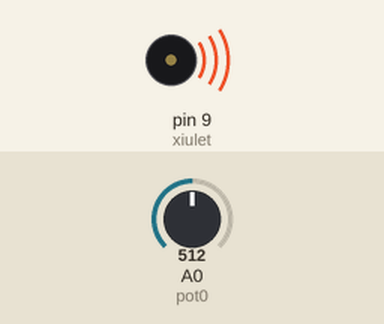
This sketch was run on a simulated Arduino Uno, built with avr-gcc and run on an emulated ATmega328P. Shown: buzzer (waves = sounding). Inputs (shaded band) come from the test bench; at power-on: A0 (pot0) = 512. What the sketch prints to the serial monitor is not drawn.

Above: at 0.1 s.
Timing chart, 0 to 3.0 s (numbered marks = the images above):
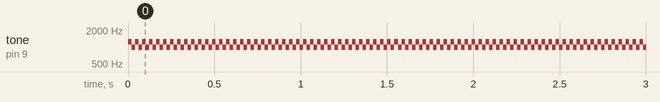

Measured:
- by itself, tone on pin 9 (xiulet): alternates 1250 Hz for 0.02 s and 1000 Hz for 0.02 s

The sketch:

sirena_4.ino
```cpp
/**********************************************************************************
**                                                                               **
**                                  Sirena                                       **
**                                                                               **
**                                                                               **
**********************************************************************************/

//********** Includes *************************************************************

//********** Variables ************************************************************
const int xiulet = 9;        // donar nom al pin 9 de l’Arduino
const int pot0 = A0;         // donar nom al pin A0 de l’Arduino
int valPot0;                 // guardar valor del potenciometre

//********** Setup ****************************************************************
void setup()
{
  pinMode(xiulet, OUTPUT);   // definir el pin 9 com una sortida
  Serial.begin(9600);
}

//********** Loop *****************************************************************
void loop()
{
  valPot0 = analogRead(pot0);    // llegir valor potenciòmetre
  Serial.println(valPot0);
  tone(xiulet, 1250, valPot0);    // xiulet de durada valPot0
  delay(20);              // esperar valPot0 del xiulet + valPot0 silenci

    valPot0 = analogRead(pot0);    // llegir valor potenciòmetre
  Serial.println(valPot0);
  tone(xiulet, 1000, valPot0);    // xiulet de durada valPot0
  delay(20);              // esperar valPot0 del xiulet + valPot0 silenci

}
```
